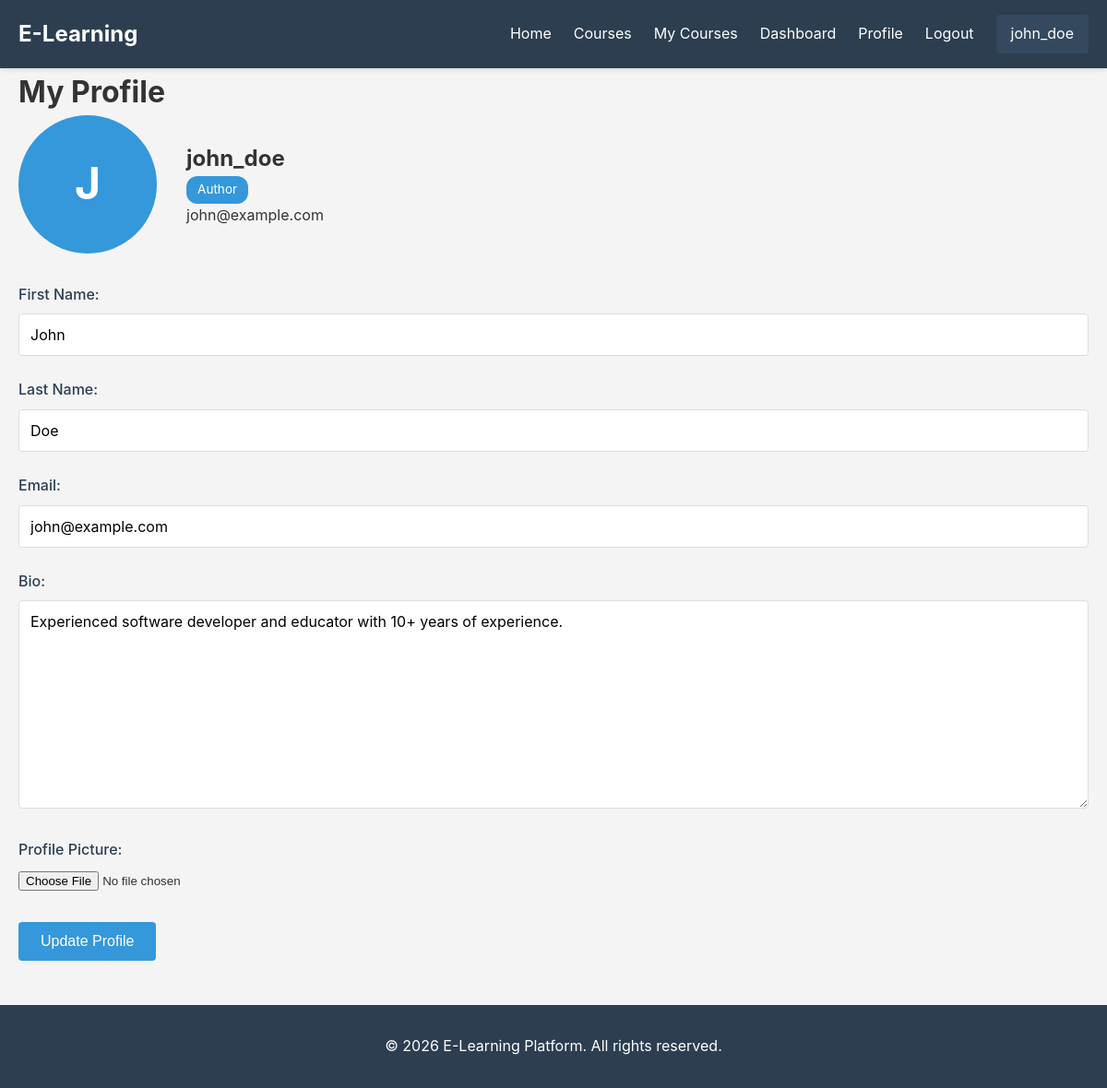
Page /users/profile/ (signed in) on the committed database.
### users/models.py (models this page shows, shortened)
class User(AbstractUser):
    ROLE_CHOICES = (
        ('student', 'Student'),
        ('author', 'Author'),
        ('admin', 'Admin'),
    )
    role = models.CharField(max_length=10, choices=ROLE_CHOICES, default='student')
    bio = models.TextField(blank=True)
    profile_picture = models.ImageField(upload_to='profiles/', null=True, blank=True)

### users/views.py (the view)
# urls.py: path('profile/', views.profile, name='profile'),
@login_required
def profile(request):
    if request.method == 'POST':
        form = UserProfileForm(request.POST, request.FILES, instance=request.user)
        if form.is_valid():
            form.save()
            messages.success(request, 'Profile updated successfully!')
            return redirect('profile')
    else:
        form = UserProfileForm(instance=request.user)
    return render(request, 'users/profile.html', {'form': form})

### users/forms.py
class UserProfileForm(forms.ModelForm):
    class Meta:
        model = User
        fields = ('first_name', 'last_name', 'email', 'bio', 'profile_picture')

### templates/users/profile.html (shortened to what this page needs)
{% extends 'base.html' %}
{% block content %}
<div class="profile-page">
    <h1>My Profile</h1>
    <div class="profile-info">
        {% if user.profile_picture %}
            <img src="{{ user.profile_picture.url }}" alt="{{ user.username }}" class="profile-picture">
        {% else %}
            <div class="profile-picture-placeholder">{{ user.username|first|upper }}</div>
        {% endif %}
        <div class="profile-details">
            <h2>{{ user.username }}</h2>
            <p class="role-badge">{{ user.get_role_display }}</p>
            <p>{{ user.email }}</p>
        </div>
    </div>
    <form method="post" enctype="multipart/form-data" class="profile-form">
        <div class="form-group">
            <label for="{{ form.first_name.id_for_label }}">First Name:</label>
            {{ form.first_name }}
        </div>
        <div class="form-group">
            <label for="{{ form.last_name.id_for_label }}">Last Name:</label>
            {{ form.last_name }}
        </div>
        <div class="form-group">
            <label for="{{ form.email.id_for_label }}">Email:</label>
            {{ form.email }}
        </div>
        <div class="form-group">
            <label for="{{ form.bio.id_for_label }}">Bio:</label>
            {{ form.bio }}
        </div>
        <div class="form-group">
            <label for="{{ form.profile_picture.id_for_label }}">Profile Picture:</label>
            {{ form.profile_picture }}
        </div>
        <div class="form-actions">
            <button type="submit" class="btn btn-primary">Update Profile</button>
        </div>
    </form>
</div>
{% endblock %}

### templates/base.html (shortened to what this page needs)
<!DOCTYPE html>
<html lang="en">
<head>
    <link rel="stylesheet" href="/static/css/style.css">
</head>
<body>
    <nav class="navbar">
        <div class="container">
            <a href="{% url 'home' %}" class="logo">E-Learning</a>
            <ul class="nav-links">
                <li><a href="{% url 'home' %}">Home</a></li>
                <li><a href="{% url 'course_list' %}">Courses</a></li>
                {% if user.is_authenticated %}
                    <li><a href="{% url 'my_courses' %}">My Courses</a></li>
                    {% if user.role == 'author' %}
                        <li><a href="{% url 'author_dashboard' %}">Dashboard</a></li>
                    {% endif %}
                    <li><a href="{% url 'profile' %}">Profile</a></li>
                    <li><a href="{% url 'logout' %}">Logout</a></li>
                    <li class="user-info">{{ user.username }}</li>
                {% else %}
                    <li><a href="{% url 'login' %}">Login</a></li>
                    <li><a href="{% url 'register' %}">Register</a></li>
                {% endif %}
            </ul>
        </div>
    </nav>
    <main class="container">
        {% block content %}{% endblock %}
    </main>
    <footer class="footer">
        <div class="container">
            <p>&copy; 2026 E-Learning Platform. All rights reserved.</p>
        </div>
    </footer>
</body>
</html>

### static/css/style.css (style rules this page uses)
* { margin: 0; padding: 0; box-sizing: border-box; }
body { font-family: -apple-system, BlinkMacSystemFont, 'Segoe UI', Roboto, Oxygen, Ubuntu, Cantarell, sans-serif; line-height: 1.6; color: #333; background-color: #f4f4f4; }
.container { max-width: 1200px; margin: 0 auto; padding: 0 20px; }
.navbar { background-color: #2c3e50; color: white; padding: 1rem 0; box-shadow: 0 2px 4px rgba(0,0,0,0.1); }
.navbar .container { display: flex; justify-content: space-between; align-items: center; }
.logo { font-size: 1.5rem; font-weight: bold; color: white; text-decoration: none; }
.nav-links { display: flex; list-style: none; gap: 1.5rem; align-items: center; }
.nav-links a { color: white; text-decoration: none; transition: opacity 0.3s; }
.user-info { padding: 0.5rem 1rem; background-color: #34495e; border-radius: 4px; }
main { min-height: calc(100vh - 140px); padding: 2rem 0; }
.btn { display: inline-block; padding: 0.75rem 1.5rem; border: none; border-radius: 4px; cursor: pointer; text-decoration: none; font-size: 1rem; transition: all 0.3s; }
.btn-primary { background-color: #3498db; color: white; }
.form-group { margin-bottom: 1.5rem; }
.form-group label { display: block; margin-bottom: 0.5rem; color: #2c3e50; font-weight: 500; }
.form-group input[type="text"], .form-group input[type="email"], .form-group input[type="password"], .form-group input[type="number"], .form-group textarea, .form-group select { width: 100%; padding: 0.75rem; border: 1px solid #ddd; border-radius: 4px; font-size: 1rem; font-family: inherit; }
.form-group textarea { resize: vertical; }
.form-actions { display: flex; gap: 1rem; margin-top: 2rem; }
.profile-info { display: flex; gap: 2rem; margin-bottom: 2rem; align-items: center; }
.profile-picture-placeholder { width: 150px; height: 150px; border-radius: 50%; background-color: #3498db; color: white; display: flex; align-items: center; justify-content: center; font-size: 3rem; font-weight: bold; }
.role-badge { display: inline-block; padding: 0.25rem 0.75rem; background-color: #3498db; color: white; border-radius: 12px; font-size: 0.85rem; }
.footer { background-color: #2c3e50; color: white; text-align: center; padding: 2rem 0; margin-top: 3rem; }

### rows in the picture
User: username "john_doe", username|first "J", role "Author", email "john@example.com", first_name "John", last_name "Doe", bio "Experienced software developer and educator with 10+ years of experience."
